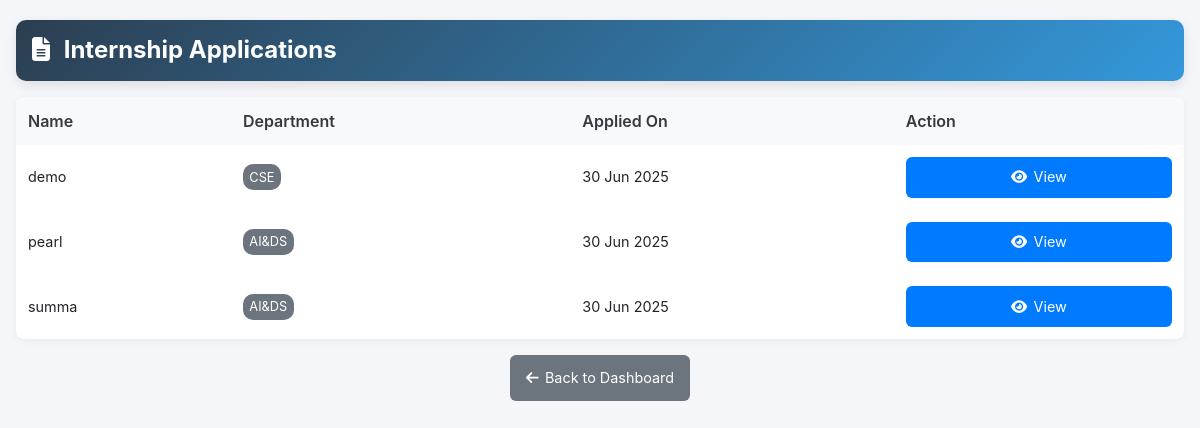
Before: /internship_applications_list/ (signed in) with the older database file.
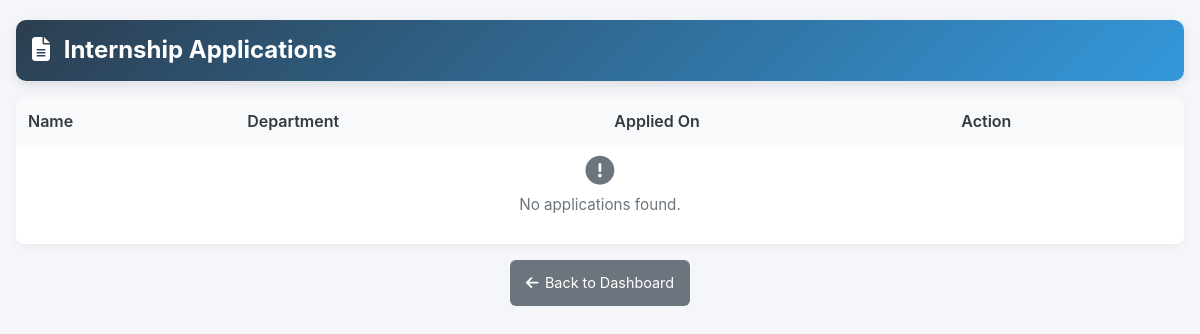
After: the same page with the newer database file.
### ips_intern/models.py (models this page shows, shortened)
class InternApplication(models.Model):
    user = models.OneToOneField(User, on_delete=models.CASCADE, null=True, blank=True)
    name = models.CharField(max_length=100)
    roll_no = models.CharField(max_length=50)
    department = models.CharField(max_length=100)
    cgpa = models.DecimalField(max_digits=4, decimal_places=2)  # Max CGPA: 10.00
    arrears = models.PositiveIntegerField()
    gender = models.CharField(max_length=10)
    clg_mailid = models.EmailField()
    course_duration = models.ForeignKey('CourseDuration', on_delete=models.SET_NULL, null=True, blank=True)
    is_completed = models.BooleanField(default=False)
    is_approved = models.BooleanField(default=False)
    is_rejected = models.BooleanField(default=False)
    is_certified = models.BooleanField(default=False)
    just_approved = models.BooleanField(default=False)
    date_applied = models.DateTimeField(auto_now_add=True)
    approved_at = models.DateTimeField(null=True, blank=True)  # ⏳ Used for tracking duration start

### ips_intern/views.py (the view)
# urls.py: path('internship_applications_list/', views.internship_applications_list, name='internship_applications_list'),
@login_required
def internship_applications_list(request):
    applications = InternApplication.objects.all().order_by('-id')
    return render(request, 'internship_applications.html', {
        'applications': applications
    })

### ips_intern/templates/internship_applications.html (shortened to what this page needs)
{% load static %}
<!DOCTYPE html>
<html lang="en">
<head>
  <link href="https://cdn.jsdelivr.net/npm/bootstrap@5.3.0/dist/css/bootstrap.min.css" rel="stylesheet" />
  <link href="https://cdnjs.cloudflare.com/ajax/libs/font-awesome/6.4.0/css/all.min.css" rel="stylesheet" />
  <link rel="stylesheet" href="{% static 'css/internship_applications.css' %}" />
</head>
<body>
  <div class="main-container">
    <div class="header-card fade-in">
      <h1 class="page-title">
        <i class="fas fa-file-alt"></i> Internship Applications
      </h1>
    </div>
    <div class="table-container fade-in">
      <table class="data-table" id="applicationsTable">
        <thead>
          <tr>
            <th>Name</th>
            <th>Department</th>
            <th>Applied On</th>
            <th>Action</th>
          </tr>
        </thead>
        <tbody id="applicationsTableBody">
          {% for app in applications %}
          <tr>
            <td>{{ app.name }}</td>
            <td><span class="department-badge">{{ app.department|default:"Department not specified" }}</span></td>
            <td>{{ app.date_applied|date:"d M Y" }}</td>
            <td>
              <a href="{% url 'internship_applications_detail' app.id %}" class="action-button">
                <i class="fas fa-eye"></i> View
              </a>
            </td>
          </tr>
          {% empty %}
          <tr>
            <td colspan="4" class="empty-state">
              <i class="fas fa-exclamation-circle"></i>
              <p>No applications found.</p>
            </td>
          </tr>
          {% endfor %}
        </tbody>
      </table>
    </div>
    <div class="d-flex justify-content-center fade-in mt-3">
      <a href="{% url 'admin_dashboard' %}" class="back-button">
        <i class="fas fa-arrow-left"></i> Back to Dashboard
      </a>
    </div>
  </div>
</body>
</html>

Changed rows visible on the page:
removed InternApplication: name "demo", department "CSE", date_applied "30 Jun 2025"
removed InternApplication: name "pearl", department "AI&DS", date_applied "30 Jun 2025"
removed InternApplication: name "summa", department "AI&DS", date_applied "30 Jun 2025"
Other visible differences:
text now shown: "No applications found."
